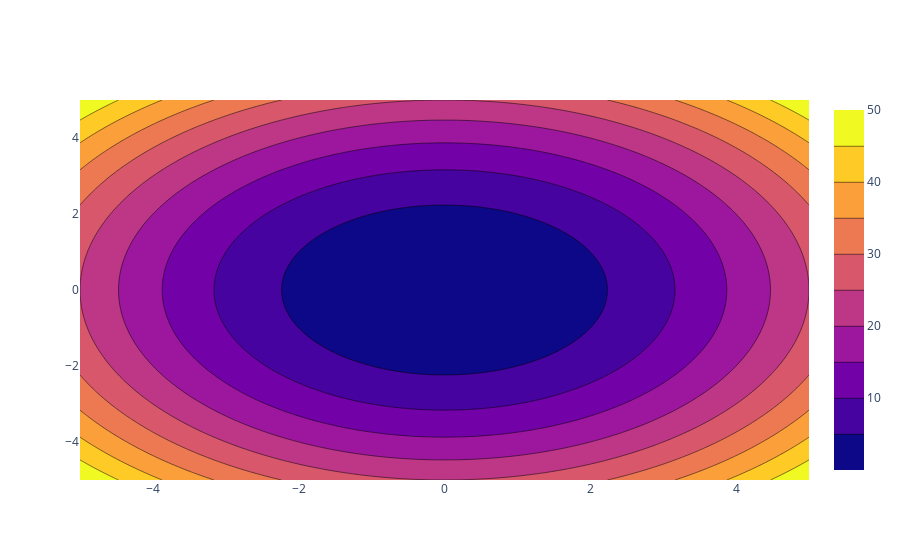

This figure's notebook cell:
### Markdown cell above
## Contourplot om de gradient stappen te visualiseren
Om de stappen van gradient descent te visualiseren bij een 2-dimensionale functie kunnen we een contourplot gebruiken. Dit is een 2-dimensional plot waarin hoogtelijnen de functie-waarden aangeven. Hieronder een contourplot van de functie $f(x,y) = x^2 + y^2$.

### Code cell
# Definieer functie
f = lambda x, y: x**2 + y**2

# Maak een meshgrid van x en y waarden
x = np.linspace(-5, 5, 100)
y = np.linspace(-5, 5, 100)
X, Y = np.meshgrid(x, y)

# Bereken bijbehorende z waarden
z = f(X, Y)

#maak contourplot
fig = go.Figure(data=go.Contour(z=z,x = x,y=y))

fig.show()
